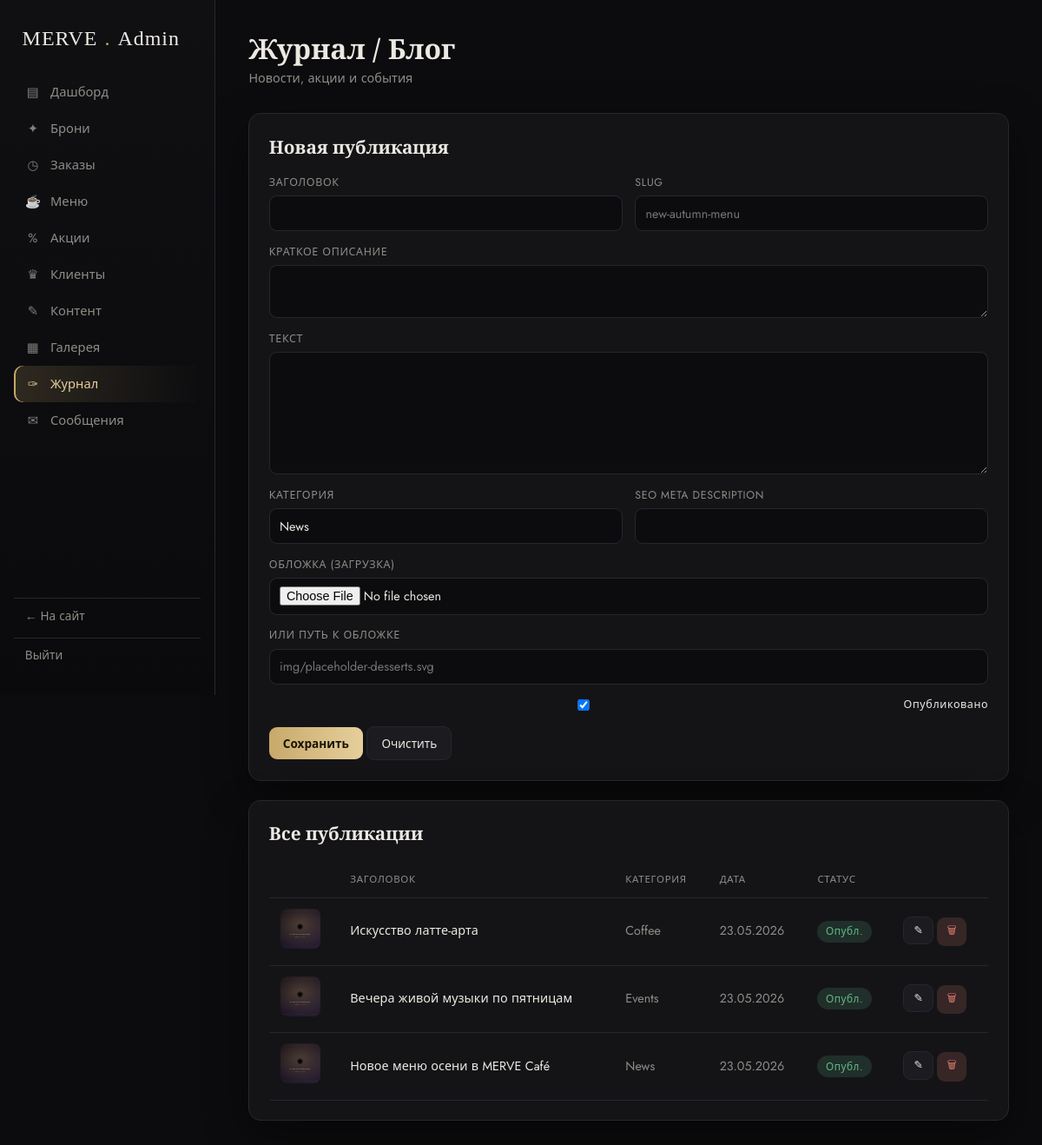
The page /admin/blog (signed in) on the database its author committed.
### app/models.py (models this page shows)
class BlogPost(db.Model):
    __tablename__ = "blog_posts"
    id = db.Column(db.Integer, primary_key=True)
    title = db.Column(db.String(180), nullable=False)
    slug = db.Column(db.String(200), unique=True, nullable=False, index=True)
    excerpt = db.Column(db.String(300), default="")
    body = db.Column(db.Text, default="")
    cover = db.Column(db.String(255), default="")
    category = db.Column(db.String(40), default="News")
    meta_description = db.Column(db.String(200), default="")
    published = db.Column(db.Boolean, default=True)
    created_at = db.Column(db.DateTime, default=datetime.utcnow)
    @property
    def cover_url(self):
        if self.cover and self.cover.startswith("http"):
            return self.cover
        if self.cover:
            return "uploads/" + self.cover
        return "img/placeholder-atmosphere.svg"

### app/blueprints/admin.py (the view)
@admin_bp.route("/blog")
def blog():
    rows = BlogPost.query.order_by(BlogPost.created_at.desc()).all()
    return render_template("admin/blog.html", rows=rows)

### app/blueprints/admin.py (called while the page is built)
@admin_bp.before_request
@login_required
def guard():
    if not current_user.is_admin:
        from flask import abort
        abort(403)

### app/models.py (called while the page is built)
@login_manager.user_loader
def load_user(user_id):
    return db.session.get(User, int(user_id))

    @property
    def is_admin(self) -> bool:
        return self.role == "admin"

### app/templates/admin/blog.html (shortened to what this page needs)
{% extends "admin/base_admin.html" %}
{% block content %}
<div class="admin-head"><div><h1>Журнал / Блог</h1><div class="sub">Новости, акции и события</div></div></div>
<div class="panel">
  <h3 id="blog-form-title">Новая публикация</h3>
  <form method="post" action="{{ url_for('admin.blog_save') }}" enctype="multipart/form-data" class="form-grid" id="blog-form">
    <div class="form-grid cols-2 full">
      <div class="fld"><label>Заголовок</label><input type="text" name="title" id="b-title" required></div>
      <div class="fld"><label>Slug</label><input type="text" name="slug" id="b-slug" placeholder="new-autumn-menu"></div>
    </div>
    <div class="fld full"><label>Краткое описание</label><textarea name="excerpt" id="b-excerpt" rows="2"></textarea></div>
    <div class="fld full"><label>Текст</label><textarea name="body" id="b-body" rows="6"></textarea></div>
    <div class="form-grid cols-2 full">
      <div class="fld"><label>Категория</label><input type="text" name="category" id="b-cat" value="News"></div>
      <div class="fld"><label>SEO meta description</label><input type="text" name="meta_description" id="b-meta"></div>
    </div>
    <div class="fld full"><label>Обложка (загрузка)</label><input type="file" name="cover" accept="image/*"></div>
    <div class="fld full"><label>или путь к обложке</label><input type="text" name="cover_url" id="b-cover" placeholder="img/placeholder-desserts.svg"></div>
    <label class="fld check full"><input type="checkbox" name="published" id="b-pub" checked> <label>Опубликовано</label></label>
    <div class="full"><button class="btn btn-gold" type="submit">Сохранить</button>
      <button class="btn btn-ghost" type="button" onclick="resetBlog()">Очистить</button></div>
  </form>
</div>
<div class="panel">
  <h3>Все публикации</h3>
  <table class="tbl">
    <thead><tr><th></th><th>Заголовок</th><th>Категория</th><th>Дата</th><th>Статус</th><th></th></tr></thead>
    <tbody>
    {% for p in rows %}
      <tr>
        <td><img class="thumb" src="{{ url_for('static', filename=p.cover_url) }}" alt=""></td>
        <td>{{ p.title }}</td>
        <td class="muted">{{ p.category }}</td>
        <td class="muted">{{ p.created_at.strftime('%d.%m.%Y') }}</td>
        <td>{% if p.published %}<span class="pill approved">Опубл.</span>{% else %}<span class="pill pending">Черновик</span>{% endif %}</td>
        <td>
          <button class="btn btn-ghost btn-sm" onclick='editBlog({{ {"id": p.id, "title": p.title, "slug": p.slug, "excerpt": p.excerpt, "body": p.body, "category": p.category, "meta_description": p.meta_description, "published": p.published, "cover": p.cover}|tojson }})'>✎</button>
          <form class="inline-form" method="post" action="{{ url_for('admin.blog_delete', pid=p.id) }}" onsubmit="return confirm('Удалить пост?')"><button class="btn btn-red btn-sm">🗑</button></form>
        </td>
      </tr>
    {% else %}<tr><td colspan="6" class="muted">Публикаций нет</td></tr>{% endfor %}
    </tbody>
  </table>
</div>
{% endblock %}

### app/static/css/admin.css (style rules this page uses)
:root { --a-bg:#0c0c0e; --a-panel:#141417; --a-panel-2:#1b1b20; --a-line:#262630; --a-gold:#c8a96a; --a-gold-soft:#e6cf9c; --a-text:#ece9e3; --a-muted:#8f8c86; --a-green:#5fb98a; --a-red:#d97a6c; --a-blue:#7fa8d9; --a-amber:#d9b86c; --a-radius:14px; --a-shadow:0 18px 50px rgba(0,0,0,.45); }
* { box-sizing:border-box }
body.admin { margin:0;background:var(--a-bg);color:var(--a-text); font-family:"Jost",system-ui,sans-serif;font-size:15px;line-height:1.5; -webkit-font-smoothing:antialiased; }
h1,h2,h3,h4 { font-family:"Cormorant Garamond","Jost",serif;font-weight:600;margin:0 }
.admin-head { display:flex;justify-content:space-between;align-items:center;margin-bottom:1.8rem;gap:1rem;flex-wrap:wrap }
.admin-head h1 { font-size:2rem }
.admin-head .sub { color:var(--a-muted);font-size:.9rem }
.panel { background:var(--a-panel);border:1px solid var(--a-line);border-radius:var(--a-radius);padding:1.4rem;box-shadow:var(--a-shadow) }
.panel + .panel { margin-top:1.4rem }
.panel h3 { font-size:1.3rem;margin-bottom:1rem;display:flex;justify-content:space-between;align-items:center }
.tbl { width:100%;border-collapse:collapse;font-size:.9rem }
.tbl th,.tbl td { text-align:left;padding:.75rem .8rem;border-bottom:1px solid var(--a-line);vertical-align:middle }
.tbl th { color:var(--a-muted);font-weight:500;text-transform:uppercase;font-size:.72rem;letter-spacing:.06em }
.tbl img.thumb { width:46px;height:46px;border-radius:8px;object-fit:cover }
.pill { display:inline-block;padding:.22rem .6rem;border-radius:999px;font-size:.74rem;letter-spacing:.04em }
.pill.approved,.pill.delivered { background:rgba(95,185,138,.16);color:var(--a-green) }
.btn { display:inline-flex;align-items:center;gap:.4rem;border:none;cursor:pointer;border-radius:9px; padding:.55rem 1rem;font-size:.85rem;font-family:inherit;transition:.2s;text-decoration:none }
.btn-gold { background:linear-gradient(90deg,var(--a-gold),var(--a-gold-soft));color:#1a1408;font-weight:600 }
.btn-ghost { background:var(--a-panel-2);color:var(--a-text);border:1px solid var(--a-line) }
.btn-red { background:rgba(217,122,108,.18);color:var(--a-red) }
.btn-sm { padding:.38rem .7rem;font-size:.78rem }
.inline-form { display:inline }
.form-grid { display:grid;gap:.9rem }
.form-grid.cols-2 { grid-template-columns:1fr 1fr }
.fld { display:flex;flex-direction:column;gap:.35rem }
.fld label { font-size:.78rem;color:var(--a-muted);text-transform:uppercase;letter-spacing:.05em }
.fld input,.fld select,.fld textarea { background:var(--a-bg);border:1px solid var(--a-line);border-radius:9px;color:var(--a-text); padding:.6rem .7rem;font-family:inherit;font-size:.9rem;width:100% }
.fld.check { flex-direction:row;align-items:center;gap:.5rem }
.fld.check label { text-transform:none;color:var(--a-text) }
.full { grid-column:1/-1 }
.muted { color:var(--a-muted) }

### rows shown on the page
BlogPost: title "Искусство латте-арта", category "Coffee", created_at "23.05.2026", published "Опубл."
BlogPost: title "Вечера живой музыки по пятницам", category "Events", created_at "23.05.2026", published "Опубл."
BlogPost: title "Новое меню осени в MERVE Café", category "News", created_at "23.05.2026", published "Опубл."
